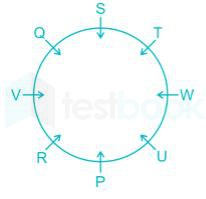
#> input picture Test/260720170015.JPG, 206 x 199 px; its folder holds only this picture in this run
$ python app.py
#> lines starting #> are read from the running program, lines starting #| are printed output that depends on the picture; after the words box and inside, x2 and y2 are one past the last pixel; in counts of white or black regions, pixels touching at a corner belong together
#> in process_image, image is the input picture: shape (199, 206, 3); mean B, G, R 251.1, 251.2, 245.3
import cv2
import numpy as np
import os
from sklearn.cluster import KMeans

def clean_image(image):
    """Removes light watermarks and smoothes colors while preserving edges."""
    # 1. Increase contrast to push light watermarks/background to pure white
    # Anything lighter than ~220 will likely become 255
    alpha = 1.3  # Contrast control
    beta = -40   # Brightness control
    cleaned = cv2.convertScaleAbs(image, alpha=alpha, beta=beta)
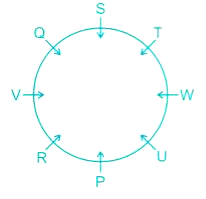
#> cleaned: shape (199, 206, 3); mean B, G, R 253.2, 253.4, 248.5

    # 2. Apply bilateral filter to remove noise and smooth gradients
    # This keeps edges sharp which is critical for diagrams/text
    cleaned = cv2.bilateralFilter(cleaned, 9, 75, 75)
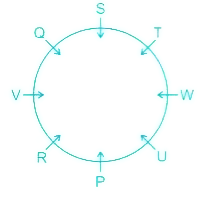
#> cleaned: shape (199, 206, 3); mean B, G, R 253.4, 253.6, 249

    return cleaned

def remove_background(image):
    """Detects background (white/light areas) for transparency mask."""
    # Convert to grayscale
    gray = cv2.cvtColor(image, cv2.COLOR_BGR2GRAY)
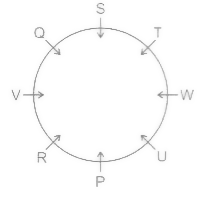
#> gray: shape (199, 206); min 128, max 255, mean 252.2

    # Threshold to detect background (assuming whitened via clean_image)
    _, mask = cv2.threshold(gray, 252, 255, cv2.THRESH_BINARY_INV)
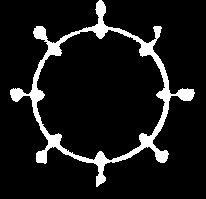
#> mask: shape (199, 206); 9.7% white; 1 white region, box (x1, y1, x2, y2) and area: (10, 0, 195, 187) 3959

    # Clean up mask edges
    kernel = np.ones((2, 2), np.uint8)
    mask = cv2.morphologyEx(mask, cv2.MORPH_OPEN, kernel)
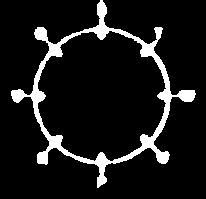
#> mask: shape (199, 206); 9.6% white; 1 white region, box (x1, y1, x2, y2) and area: (11, 0, 196, 188) 3943

    return mask

def convert_to_distinct_grayscale(image, k=5):
    """Clusters colors and maps them to distinct grayscale intensities."""
#> called with k = 5
    # Reshape image for clustering
    h, w, _ = image.shape
#> h = 199; w = 206
    pixels = image.reshape((-1, 3)).astype(np.float32)

    # Subsample for faster KMeans
    sample_size = min(20000, len(pixels))
#> sample_size = 20000
    sample_pixels = pixels[np.random.choice(len(pixels), sample_size, replace=False)]

    # Apply KMeans to find dominant colors
    kmeans = KMeans(n_clusters=k, random_state=42, n_init=1)
    kmeans.fit(sample_pixels)

    # Sort centers by luminance (Y' = 0.299R + 0.587G + 0.114B)
    centers = kmeans.cluster_centers_
    # Note: OpenCV is BGR
    luminance = 0.114 * centers[:, 0] + 0.587 * centers[:, 1] + 0.299 * centers[:, 2]
    sorted_indices = np.argsort(luminance)

    # Create target grayscale levels (ranging from dark to light)
    gray_levels = np.linspace(40, 220, k).astype(int)

    # Map cluster labels to gray levels
    label_to_gray = np.zeros(k, dtype=np.uint8)
    for i, idx in enumerate(sorted_indices):
        label_to_gray[idx] = gray_levels[i]

    # Predict labels for all pixels and map to gray
    labels = kmeans.predict(pixels)
    gray_flat = label_to_gray[labels]

    # Reshape to image and stack to 3-channel BGR
    gray_image = np.stack([gray_flat] * 3, axis=-1).reshape((h, w, 3))
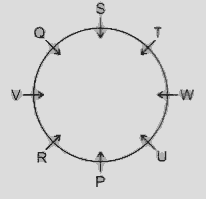
#> gray_image: shape (199, 206, 3); min 40, max 220, mean 213.3

    return gray_image

def make_transparent(image, mask):
    """Adds the alpha channel based on the background mask."""
    b, g, r = cv2.split(image)
    rgba = cv2.merge([b, g, r, mask])
    return rgba

def process_image(input_path, output_path):
    """Complete pipeline to clean, quantize, and remove background from images."""
    # Load image
    image = cv2.imread(input_path)
    if image is None:
        raise ValueError(f"Could not read image at {input_path}")

    # Step 1: Clean image (Watermark removal + smoothing)
    cleaned = clean_image(image)

    # Step 2: Detect background mask from cleaned image
    mask = remove_background(cleaned)

    # Step 3: Convert to grayscale with distinct shades (on original-ish cleaned image)
    # We use the cleaned image so that clustering isn't confused by background noise
    gray_image = convert_to_distinct_grayscale(cleaned, k=5)

    # Step 4: Combine gray image with background mask
    # We apply a slight softening to the mask to avoid ultra-hard edges
    mask_soft = cv2.GaussianBlur(mask, (3, 3), 0)
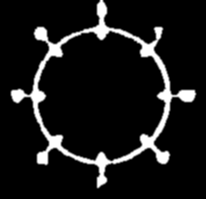
#> mask_soft: shape (199, 206); min 0, max 255, mean 24.5
    final_image = make_transparent(gray_image, mask_soft)

    # Save output
    cv2.imwrite(output_path, final_image)
    print("Processed image saved at:", output_path)


# Main execution block for batch processing
if __name__ == "__main__":
    TEST_DIR = "Test"
    OUTPUT_DIR = "Output"

    # Ensure folders exist
    if not os.path.exists(TEST_DIR):
        os.makedirs(TEST_DIR)
        print(f"Created {TEST_DIR} folder. Add images there to process.")

    if not os.path.exists(OUTPUT_DIR):
        os.makedirs(OUTPUT_DIR)

    # Supported image extensions
    valid_extensions = ('.png', '.jpg', '.jpeg', '.bmp')

    # List all image files in the Test folder
    files = [f for f in os.listdir(TEST_DIR) if f.lower().endswith(valid_extensions)]

    if not files:
        print(f"No images found in '{TEST_DIR}' folder.")
    else:
        print(f"Found {len(files)} image(s) in '{TEST_DIR}'. Starting batch processing...")
        for filename in files:
            input_path = os.path.join(TEST_DIR, filename)
            # Save as .png in Output folder to preserve transparency
            output_filename = os.path.splitext(filename)[0] + ".png"
            output_path = os.path.join(OUTPUT_DIR, output_filename)

            try:
                process_image(input_path, output_path)
            except Exception as e:
                print(f"Error processing {filename}: {e}")

        print(f"Finished! Processed results are in '{OUTPUT_DIR}'.")

$ run again, on Test/F1_Archana_27-1-22_Savita_D16.png
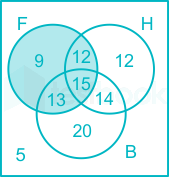
#> input picture Test/F1_Archana_27-1-22_Savita_D16.png, 169 x 177 px
#> in process_image, image is the input picture: shape (177, 169, 3); mean B, G, R 244.1, 241.8, 209.6
#> in remove_background, `mask = cv2.morphologyEx(mask, cv2.MORPH_OPEN, kernel)`:
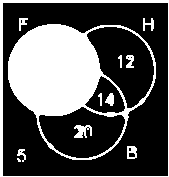
#> mask: shape (177, 169); 32.7% white; 12 white regions (1 under 20 px), largest, box (x1, y1, x2, y2) and area: (8, 24, 156, 160) 7754, (0, 0, 169, 177) 1368, (74, 125, 92, 138) 149
#> sample_size = 20000
#> in process_image, `mask_soft = cv2.GaussianBlur(mask, (3, 3), 0)`:
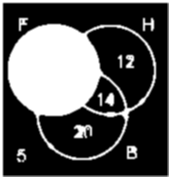
#> mask_soft: shape (177, 169); min 0, max 255, mean 82.6
